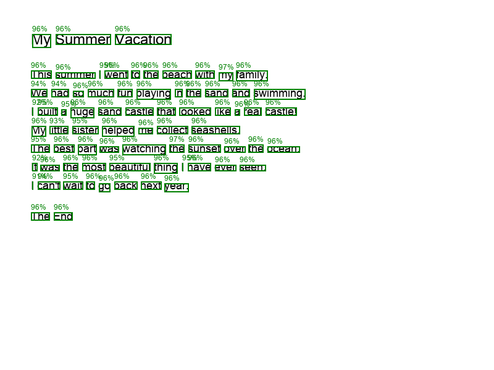
#> input picture ocr_visualization.png, 494 x 370 px, shrunk from 800 x 600 before the run
$ python -i analyze_screenshot.py   (imports and definitions only)
#> lines starting #> are read from the running program, lines starting #| are printed output that depends on the picture; after the words box and inside, x2 and y2 are one past the last pixel; in counts of white or black regions, pixels touching at a corner belong together
#!/usr/bin/env python3
"""
Screenshot Analysis and Enhancement
For Student Composition Corrector Project

This script analyzes the screenshot OCR results and tries to improve detection
"""

import cv2
import numpy as np
import pytesseract
from PIL import Image, ImageDraw, ImageFont, ImageEnhance
import json
import os

class ScreenshotAnalyzer:
    def __init__(self):
        """Initialize analyzer"""
        pass

    def load_and_analyze_screenshot(self, image_path):
        """Load screenshot and provide detailed analysis"""
#> called with image_path = '../../ocr_visualization.png'
        print(f"🔍 Analyzing screenshot: {image_path}")

        # Load image
        img = cv2.imread(image_path)
#> img is the input picture: shape (370, 494, 3); mean B, G, R 239.5, 244.6, 239.5
        if img is None:
            raise ValueError(f"Could not load {image_path}")

        print(f"   📏 Image dimensions: {img.shape[1]} x {img.shape[0]} pixels")
#|    📏 Image dimensions: 494 x 370 pixels
        print(f"   🎨 Color channels: {img.shape[2]}")
#|    🎨 Color channels: 3

        # Convert to RGB
        img_rgb = cv2.cvtColor(img, cv2.COLOR_BGR2RGB)

        # Analyze image properties
        self.analyze_image_properties(img_rgb)

        return img_rgb

    def analyze_image_properties(self, img_rgb):
        """Analyze image properties that affect OCR"""
        # Convert to grayscale for analysis
        gray = cv2.cvtColor(img_rgb, cv2.COLOR_RGB2GRAY)
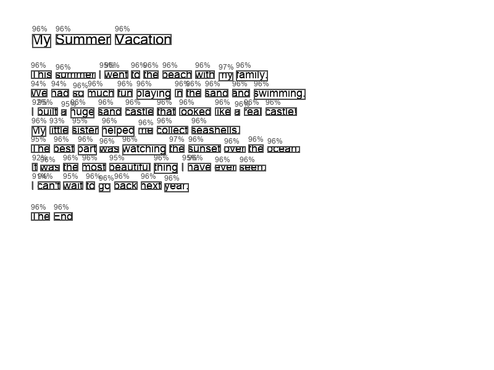
#> gray: shape (370, 494); min 0, max 255, mean 242.5

        # Calculate brightness
        brightness = np.mean(gray)
#> brightness = 242.5
        print(f"   💡 Average brightness: {brightness:.1f}/255")
#|    💡 Average brightness: 242.5/255

        # Calculate contrast
        contrast = np.std(gray)
#> contrast = 41.49
        print(f"   🌓 Contrast (std dev): {contrast:.1f}")
#|    🌓 Contrast (std dev): 41.5

        # Check for potential text regions
        # Apply edge detection to find text-like regions
        edges = cv2.Canny(gray, 50, 150)
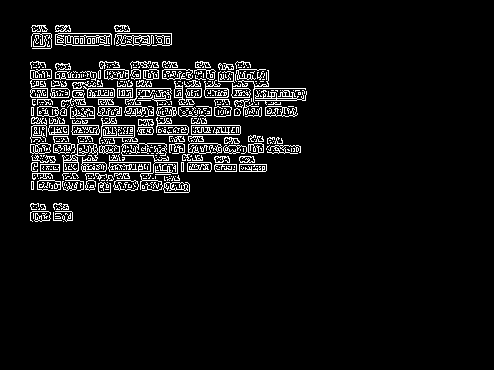
#> edges: shape (370, 494); 6.3% white in thin lines or dots, all inside (x1, y1, x2, y2) = (30, 25, 307, 222)
        edge_density = np.sum(edges > 0) / edges.size
#> edge_density = 0.0632
        print(f"   📝 Edge density: {edge_density:.3f} (higher = more text-like)")
#|    📝 Edge density: 0.063 (higher = more text-like)

        # Detect potential handwriting vs printed text
        # Handwriting typically has more irregular edges
        if edge_density > 0.05:
            print(f"   📖 Likely contains text content")
        else:
            print(f"   🖼️  Likely mostly image/graphics content")

    # [210 lines left out: functions try_enhanced_ocr, find_best_result, create_detailed_visualization, main, not called in this run]

# [2 lines not run here, left out]

>>> result = ScreenshotAnalyzer().load_and_analyze_screenshot('../../ocr_visualization.png')

$ run again, on python/data/input/composition_with_typos.png
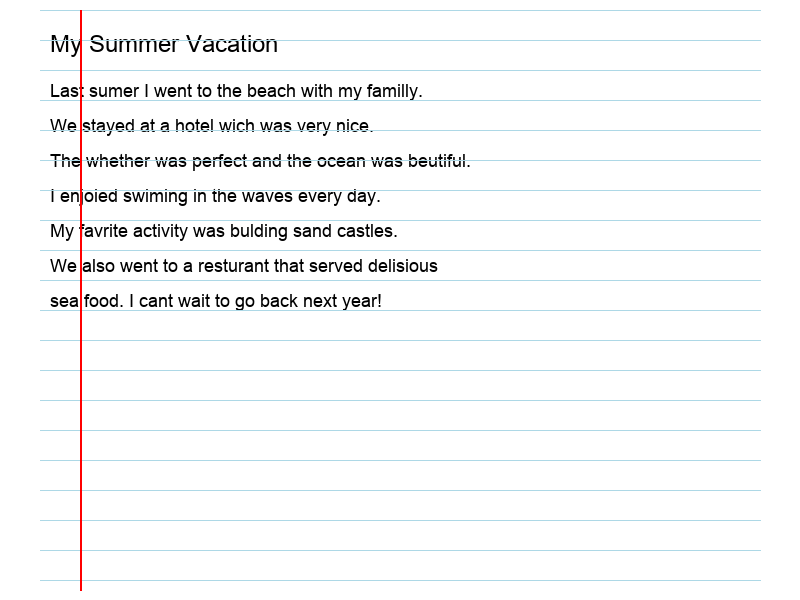
#> input picture python/data/input/composition_with_typos.png, 800 x 600 px
#> in load_and_analyze_screenshot, img is the input picture: shape (600, 800, 3); mean B, G, R 247.7, 247.3, 246.6
#|    📏 Image dimensions: 800 x 600 pixels
#|    🎨 Color channels: 3
#> brightness = 247.2
#|    💡 Average brightness: 247.2/255
#> contrast = 36.7
#|    🌓 Contrast (std dev): 36.7
#> in analyze_image_properties, `edges = cv2.Canny(gray, 50, 150)`:
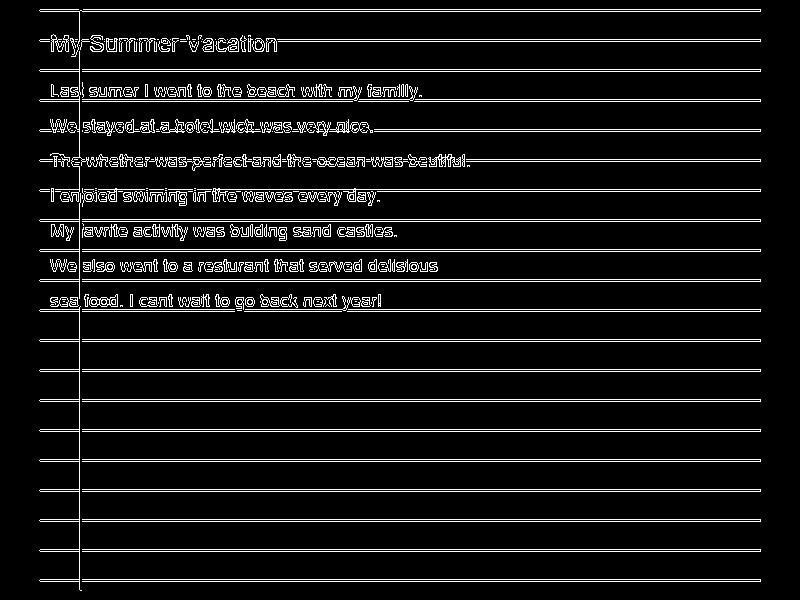
#> edges: shape (600, 800); 8.1% white in thin lines or dots, all inside (x1, y1, x2, y2) = (39, 9, 761, 591)
#> edge_density = 0.0811
#|    📝 Edge density: 0.081 (higher = more text-like)
